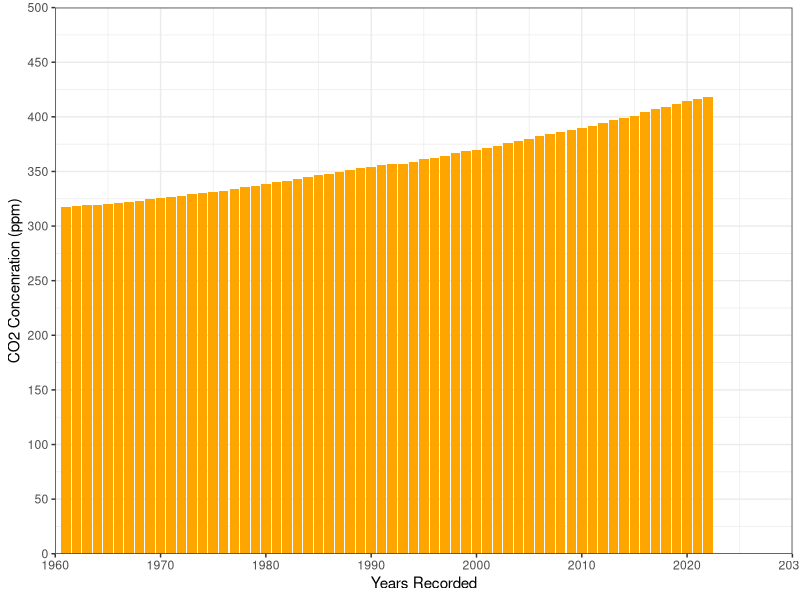
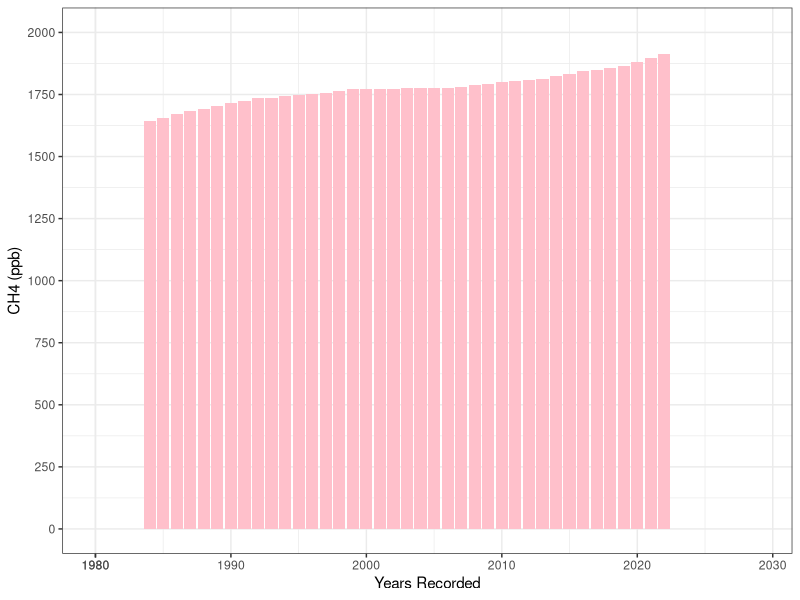
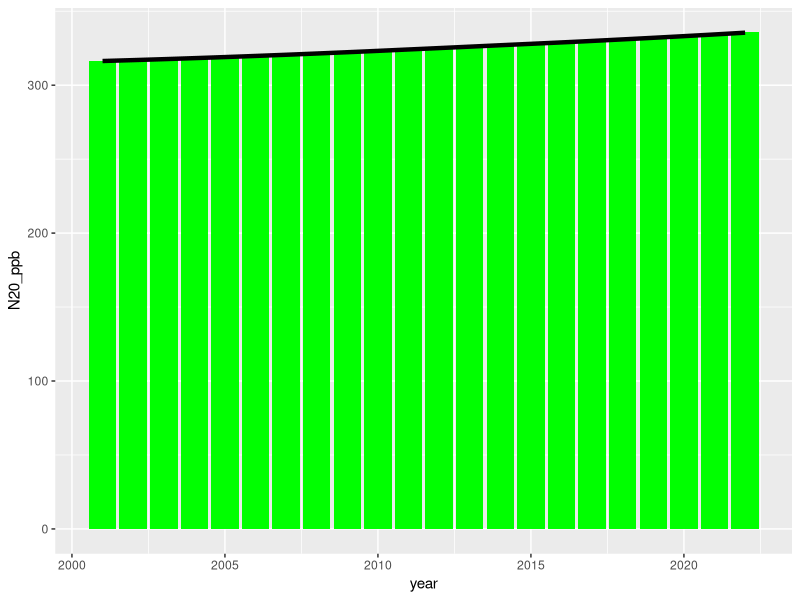
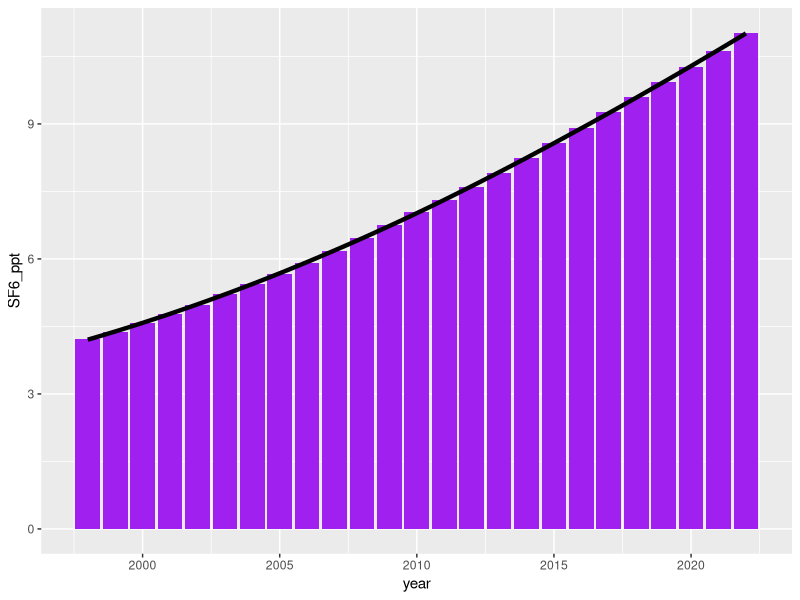
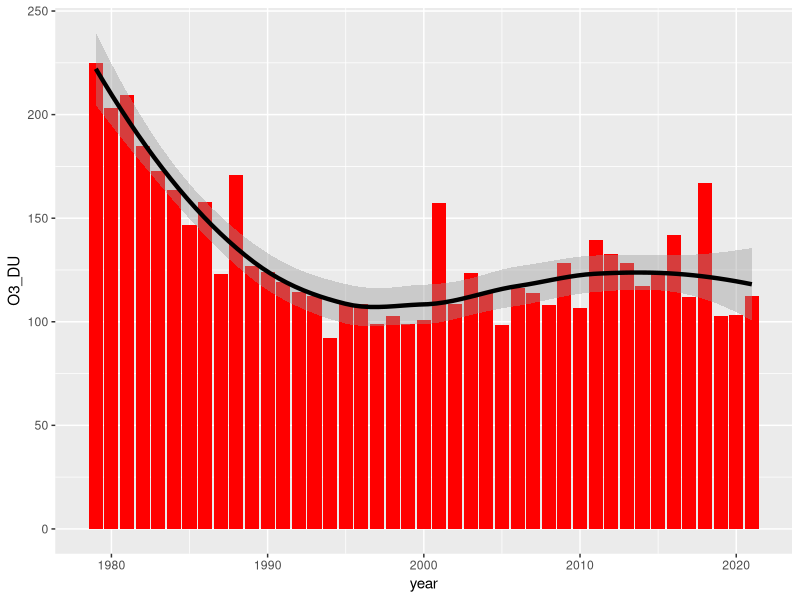
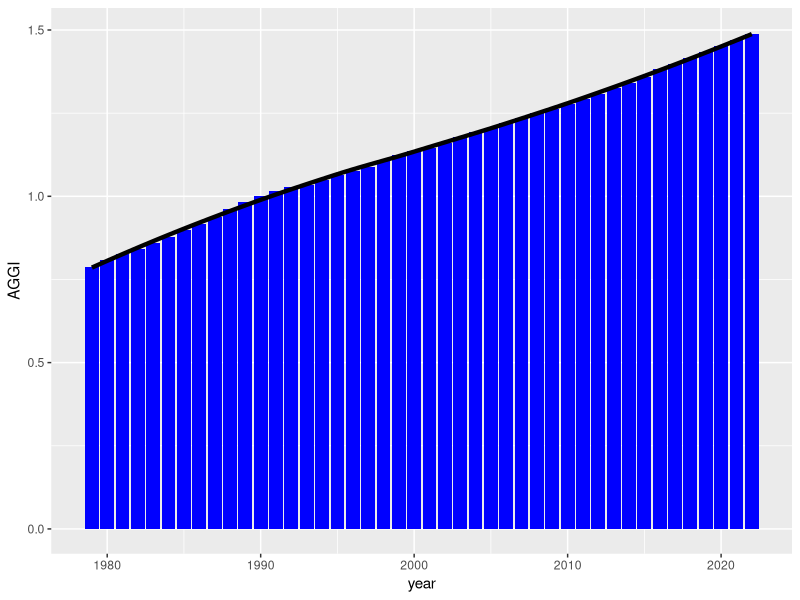

Here is the R script that generated these plots, in order:
## ---- chunk 1
install.packages("dplyr")
install.packages("ggplot2")
## ---- chunk 2
library("dplyr")
library("ggplot2")
## ---- chunk 3
AnnGHG <- read.csv("AnnualAverages_GHG.csv")
dim(AnnGHG)

# grouping CO2_ppm and creating chart

str(AnnGHG)

AnnGHG%>%
  group_by(year)%>%
  select("CO2_ppm")
  
ggplot(AnnGHG, aes(x=year, y=CO2_ppm))+
  geom_bar(stat="identity", fill="orange", width=0.9)+
  #geom_smooth(color="black",linewidth=1.5)+
  theme_bw()+
  xlab("Years Recorded")+
  ylab("CO2 Concenration (ppm)")+
  scale_x_continuous(expand=c(0,0), limits=c(1960,2030), breaks=c(seq(1960,2030,10)))+
  scale_y_continuous(expand=c(0,0), limits=c(0,500), breaks=c(seq(0,500,50)))

  
ggplot(AnnGHG, aes(x=year, y=CH4_ppb))+
    geom_bar(stat="identity", fill="pink", width=0.9)+
    #geom_smooth(color="black", linewidth=1.5)+
    theme_bw()+
    xlab("Years Recorded")+
    ylab("CH4 (ppb)")+
    scale_x_continuous(limits=c(1980,2029), breaks=c(1980, 1970, 1980, 1990, 2000, 2010, 2020, 2030))+
    scale_y_continuous(limits=c(0 ,2000), breaks=c(seq(0,2000,250)))

ggplot(AnnGHG, aes(x=year, y=N20_ppb))+
  geom_bar(stat="identity", fill="green", width=0.9)+
  geom_smooth(color="black", linewidth=1.5)

ggplot(AnnGHG, aes(x=year, y=SF6_ppt))+
  geom_bar(stat="identity", fill="purple", width=0.9)+
  geom_smooth(color="black", linewidth=1.5)

ggplot(AnnGHG, aes(x=year, y=O3_DU))+
  geom_bar(stat="identity", fill="red", width=0.9)+
  geom_smooth(color="black", linewidth=1.5)

ggplot(AnnGHG, aes(x=year, y=AGGI))+
  geom_bar(stat="identity", fill="blue", width=0.9)+
  geom_smooth(color="black", linewidth=1.5)
